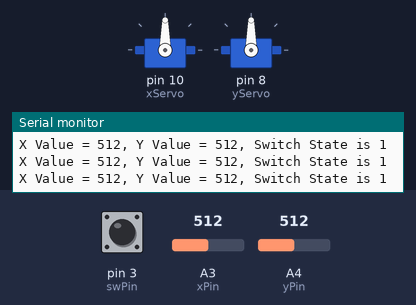
This sketch was run on a simulated Arduino Uno, built with avr-gcc and run on an emulated ATmega328P. On the bench: 2 × servo, the last lines printed to the serial monitor. The inputs (shaded band) are chosen by the test bench; at power-on: A3 (xPin) = 512, A4 (yPin) = 512, pin 3 (swPin) HIGH.

Above: at 1.3 s.
1.4 s: A3 (xPin) set to 716
At 1.9 s:
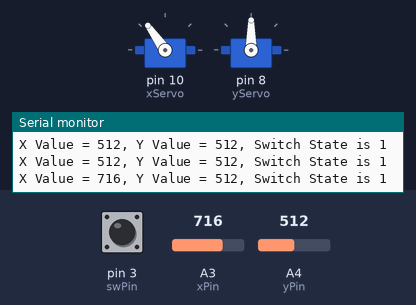
3.0 s: A4 (yPin) set to 716
At 4.2 s:
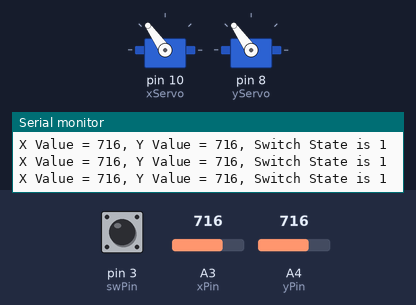
4.5 s: A3 (xPin) set to 900
At 5.7 s:
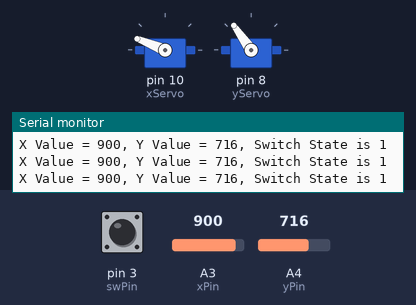
6.0 s: A4 (yPin) set to 900
At 6.9 s:
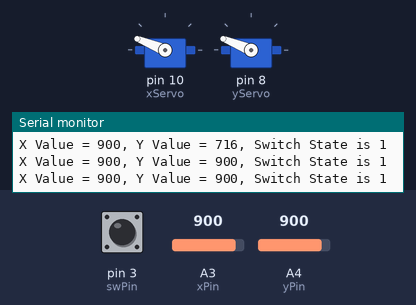
7.5 s: A3 (xPin) set to 1023
At 8.2 s:
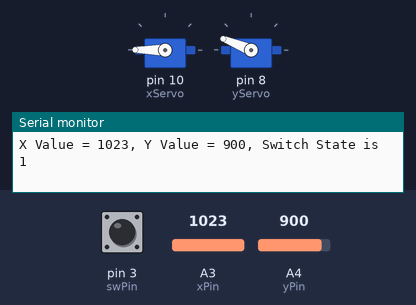
9.0 s: A4 (yPin) set to 1023
At 9.5 s:
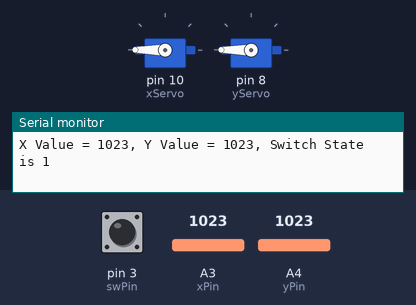
Timing chart, 0 to 11.5 s (numbered marks = the images above; inputs shaded):
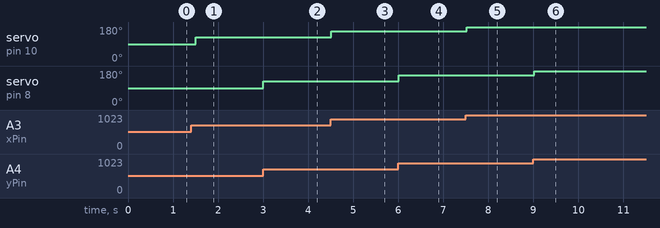

Measured:
- after the input at 1.4 s, servo on pin 10 (xServo): 90° → 125° after 0.10 s
- after the input at 3.0 s, servo on pin 8 (yServo): 90° → 125° at once
- after the input at 4.5 s, servo on pin 10 (xServo): 125° → 158° at once
- after the input at 6.0 s, servo on pin 8 (yServo): 125° → 158° at once
- after the input at 7.5 s, servo on pin 10 (xServo): 158° → 180° at once
- after the input at 9.0 s, servo on pin 8 (yServo): 158° → 180° at once

The sketch:

19._Joystick_with_Servo.ino
```cpp
#include <Servo.h>
int xPin=A3;
int yPin=A4;
int swPin=3;
int xVal;
int yVal;
int swVal;
int t=500;
int xServo=10;
int yServo=8;
int angleX;
int angleY;
Servo servoX;
Servo servoY;

void setup() {
  // put your setup code here, to run once:
Serial.begin(9600);
pinMode(xPin,INPUT);
pinMode(yPin,INPUT);
pinMode(swPin,INPUT);
pinMode(xServo,OUTPUT);
pinMode(yServo,OUTPUT);
servoX.attach(xServo);
servoY.attach(yServo);
digitalWrite(swPin,HIGH);
}

void loop() {
  // put your main code here, to run repeatedly:
xVal=analogRead(xPin);
angleX=(180./1023.)*xVal;

yVal=analogRead(yPin);
angleY=(180./1023.)*yVal;

servoX.write(angleX);
servoY.write(angleY);

swVal=digitalRead(swPin);

Serial.print("X Value = ");
Serial.print(xVal);
Serial.print(", Y Value = ");
Serial.print(yVal);
Serial.print(", Switch State is ");
Serial.println(swVal);
Serial.println();
delay(t);
}
```
